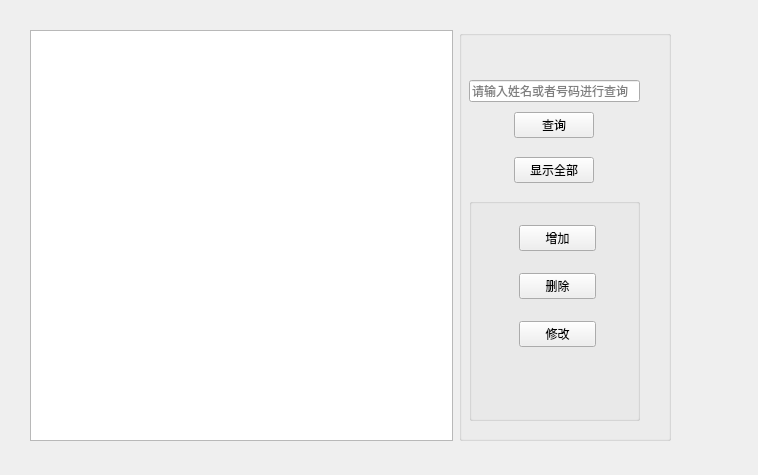
<?xml version="1.0" encoding="UTF-8"?>
<ui version="4.0">
 <class>PhoneBookWidget</class>
 <widget class="QWidget" name="PhoneBookWidget">
  <property name="geometry">
   <rect>
    <x>0</x>
    <y>0</y>
    <width>758</width>
    <height>475</height>
   </rect>
  </property>
  <property name="windowTitle">
   <string>Form</string>
  </property>
  <widget class="QLabel" name="label">
   <property name="geometry">
    <rect>
     <x>30</x>
     <y>450</y>
     <width>181</width>
     <height>16</height>
    </rect>
   </property>
   <property name="text">
    <string/>
   </property>
  </widget>
  <widget class="QWidget" name="layoutWidget">
   <property name="geometry">
    <rect>
     <x>30</x>
     <y>30</y>
     <width>641</width>
     <height>411</height>
    </rect>
   </property>
   <layout class="QHBoxLayout" name="horizontalLayout" stretch="4,2">
    <item>
     <widget class="QTableView" name="tableView"/>
    </item>
    <item>
     <widget class="QGroupBox" name="groupBox">
      <property name="title">
       <string/>
      </property>
      <widget class="QWidget" name="layoutWidget">
       <property name="geometry">
        <rect>
         <x>10</x>
         <y>30</y>
         <width>171</width>
         <height>361</height>
        </rect>
       </property>
       <layout class="QVBoxLayout" name="verticalLayout_3" stretch="1,2">
        <property name="topMargin">
         <number>20</number>
        </property>
        <item>
         <layout class="QVBoxLayout" name="verticalLayout">
          <property name="spacing">
           <number>10</number>
          </property>
          <item>
           <widget class="QLineEdit" name="lineEdit">
            <property name="placeholderText">
             <string>请输入姓名或者号码进行查询</string>
            </property>
           </widget>
          </item>
          <item alignment="Qt::AlignHCenter">
           <widget class="QPushButton" name="pushButtonSearch">
            <property name="text">
             <string>查询</string>
            </property>
           </widget>
          </item>
          <item alignment="Qt::AlignHCenter|Qt::AlignVCenter">
           <widget class="QPushButton" name="pushButtonShowAll">
            <property name="text">
             <string>显示全部</string>
            </property>
           </widget>
          </item>
         </layout>
        </item>
        <item>
         <widget class="QGroupBox" name="groupBoxAdmin">
          <property name="title">
           <string/>
          </property>
          <widget class="QWidget" name="layoutWidget">
           <property name="geometry">
            <rect>
             <x>50</x>
             <y>20</y>
             <width>77</width>
             <height>139</height>
            </rect>
           </property>
           <layout class="QVBoxLayout" name="verticalLayout_2">
            <property name="spacing">
             <number>15</number>
            </property>
            <item>
             <widget class="QPushButton" name="pushButtonAdd">
              <property name="text">
               <string>增加</string>
              </property>
             </widget>
            </item>
            <item>
             <widget class="QPushButton" name="pushButtonDelete">
              <property name="text">
               <string>删除</string>
              </property>
             </widget>
            </item>
            <item>
             <widget class="QPushButton" name="pushButtonMod">
              <property name="text">
               <string>修改</string>
              </property>
             </widget>
            </item>
           </layout>
          </widget>
         </widget>
        </item>
       </layout>
      </widget>
     </widget>
    </item>
   </layout>
  </widget>
 </widget>
 <tabstops>
  <tabstop>lineEdit</tabstop>
  <tabstop>pushButtonSearch</tabstop>
  <tabstop>pushButtonShowAll</tabstop>
  <tabstop>pushButtonAdd</tabstop>
  <tabstop>pushButtonDelete</tabstop>
  <tabstop>pushButtonMod</tabstop>
  <tabstop>tableView</tabstop>
 </tabstops>
 <resources/>
 <connections/>
</ui>
